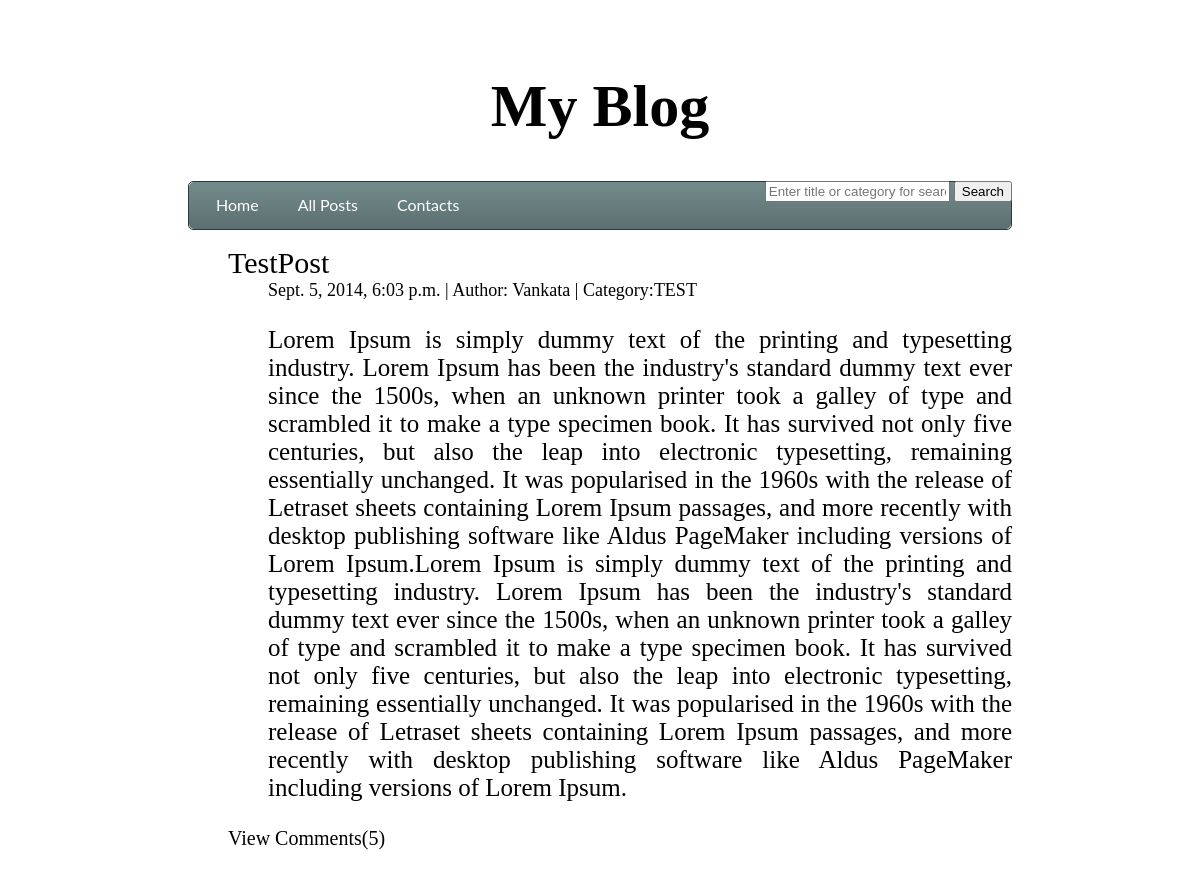
Page /blog/ on the earlier database version.
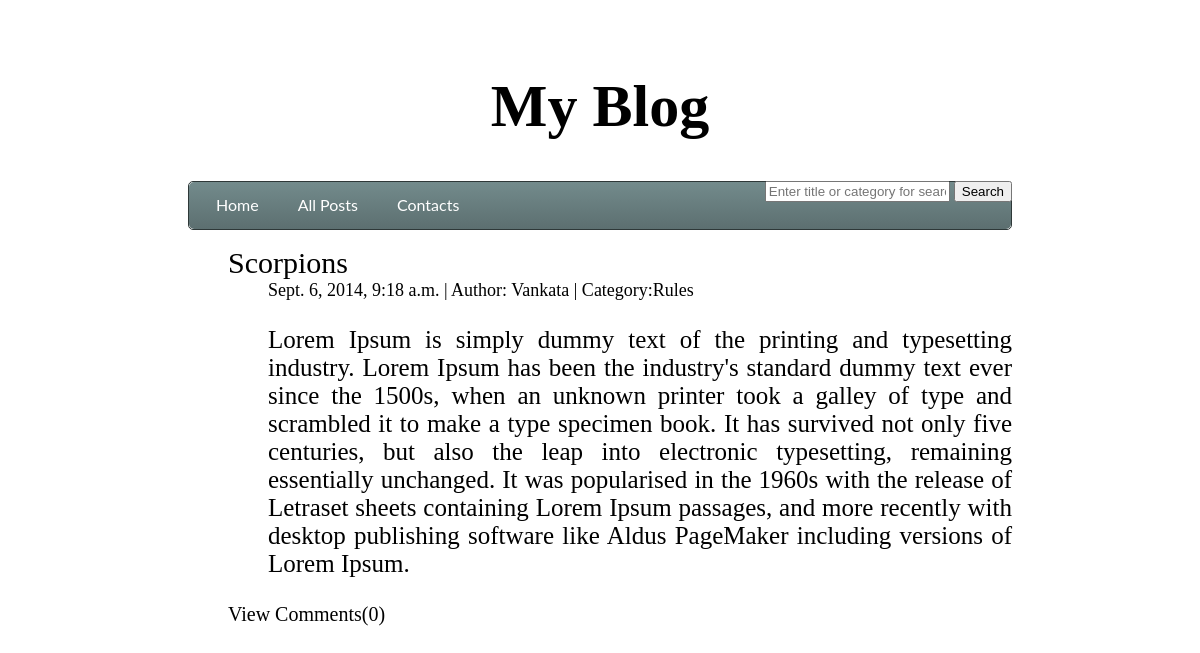
Same page on the later database version.
### blog/models.py (models this page shows, shortened)
class Post(models.Model):
    title = models.CharField(max_length=100)
    body_text = models.TextField()
    author = models.CharField(max_length=100, default='Vankata')
    category = models.CharField(max_length=50, default='')
    pub_date = models.DateTimeField(auto_now_add=True)

### blog/views.py (the view)
def home_page(request):
    posts = Post.objects.all().order_by("-pub_date")[:1]
    return render(request, "blog/index.html", {'posts': posts,
                                               'user': request.user})

### blog/templates/blog/index.html
{% extends "blog/base.html" %}
{% block content %}
    <div class="main">
       <ul>
        {% for post in posts %}
           <div class="one_post">
            <div class="title"><a href="{% url 'blog:post' post.id%}">{{ post.title }}</a></div>
            <ul>
                <div class="information">{{ post.pub_date }} | Author: {{post.author}}{% if post.category %} | Category:{{ post.category }} {% endif %}</div>
                <div class="body">{{ post.body_text|linebreaks }}</div>
                </ul>
               </div>
                <div id="view_comments">
                    <p><a href="{% url 'blog:post' post.id%}">View Comments({{post.comments_set.count}})</a></p></div>
        {% endfor %}
    </ul>
    </div>
{% endblock %}

Differences in the rows shown:
no longer on this page (row unchanged): Post: title "TestPost", pub_date "Sept. 5, 2014, 6:03 p.m.", author "Vankata", category "TEST", body_text "Lorem Ipsum is simply dummy text of the printing and typesetting industry. Lorem Ipsum has been the industry's standard dummy text ever since the 1500s, when an unknown printer took a galley of type and scrambled it to make a type specimen book. It has survived not only five centuries, but also the leap into electronic typesetting, remaining essentially unchanged. It was popularised in the 1960s with the release of Letraset sheets containing Lorem Ipsum passages, and more recently with desktop publishing software like Aldus PageMaker including versions of Lorem Ipsum.Lorem Ipsum is simply dummy text of the printing and typesetting industry. Lorem Ipsum has been the industry's standard dummy…", comments_set.count "5"
added Post: title "Scorpions", pub_date "Sept. 6, 2014, 9:18 a.m.", author "Vankata", category "Rules", body_text "Lorem Ipsum is simply dummy text of the printing and typesetting industry. Lorem Ipsum has been the industry's standard dummy text ever since the 1500s, when an unknown printer took a galley of type and scrambled it to make a type specimen book. It has survived not only five centuries, but also the leap into electronic typesetting, remaining essentially unchanged. It was popularised in the 1960s with the release of Letraset sheets containing Lorem Ipsum passages, and more recently with desktop publishing software like Aldus PageMaker including versions of Lorem Ipsum.", comments_set.count "0"
